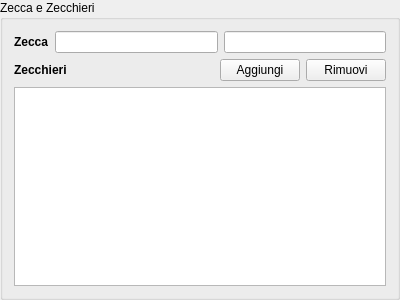
<?xml version="1.0" encoding="UTF-8"?>
<ui version="4.0">
 <class>ZeccaWidget</class>
 <widget class="QGroupBox" name="ZeccaWidget">
  <property name="geometry">
   <rect>
    <x>0</x>
    <y>0</y>
    <width>400</width>
    <height>300</height>
   </rect>
  </property>
  <property name="windowTitle">
   <string>GroupBox</string>
  </property>
  <property name="title">
   <string>Zecca e Zecchieri</string>
  </property>
  <layout class="QVBoxLayout" name="verticalLayout">
   <item>
    <layout class="QHBoxLayout" name="horizontalLayout_2" stretch="0,0,0">
     <item>
      <widget class="QLabel" name="label_2">
       <property name="font">
        <font>
         <weight>75</weight>
         <bold>true</bold>
        </font>
       </property>
       <property name="text">
        <string>Zecca</string>
       </property>
      </widget>
     </item>
     <item>
      <widget class="QLineEdit" name="nomeZecca"/>
     </item>
     <item>
      <widget class="QLineEdit" name="segnoZecca"/>
     </item>
    </layout>
   </item>
   <item>
    <layout class="QHBoxLayout" name="horizontalLayout" stretch="1,0,0">
     <item>
      <widget class="QLabel" name="label">
       <property name="font">
        <font>
         <weight>75</weight>
         <bold>true</bold>
        </font>
       </property>
       <property name="text">
        <string>Zecchieri</string>
       </property>
      </widget>
     </item>
     <item>
      <widget class="QPushButton" name="addZecchiere">
       <property name="text">
        <string>Aggiungi</string>
       </property>
      </widget>
     </item>
     <item>
      <widget class="QPushButton" name="deleteZecchiere">
       <property name="text">
        <string>Rimuovi</string>
       </property>
      </widget>
     </item>
    </layout>
   </item>
   <item>
    <widget class="QTableView" name="zecchieri">
     <property name="showGrid">
      <bool>false</bool>
     </property>
     <attribute name="verticalHeaderVisible">
      <bool>false</bool>
     </attribute>
    </widget>
   </item>
  </layout>
 </widget>
 <resources/>
 <connections/>
</ui>
